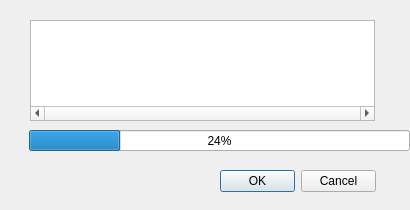
<?xml version="1.0" encoding="UTF-8"?>
<ui version="4.0">
 <class>ProgressDialog</class>
 <widget class="QDialog" name="ProgressDialog">
  <property name="windowModality">
   <enum>Qt::ApplicationModal</enum>
  </property>
  <property name="geometry">
   <rect>
    <x>0</x>
    <y>0</y>
    <width>410</width>
    <height>210</height>
   </rect>
  </property>
  <property name="minimumSize">
   <size>
    <width>410</width>
    <height>210</height>
   </size>
  </property>
  <property name="maximumSize">
   <size>
    <width>410</width>
    <height>10000</height>
   </size>
  </property>
  <property name="windowTitle">
   <string>Fortschritt</string>
  </property>
  <widget class="QProgressBar" name="progress_bar">
   <property name="geometry">
    <rect>
     <x>29</x>
     <y>130</y>
     <width>381</width>
     <height>21</height>
    </rect>
   </property>
   <property name="value">
    <number>24</number>
   </property>
  </widget>
  <widget class="QDialogButtonBox" name="buttonBox">
   <property name="geometry">
    <rect>
     <x>220</x>
     <y>170</y>
     <width>156</width>
     <height>23</height>
    </rect>
   </property>
   <property name="orientation">
    <enum>Qt::Horizontal</enum>
   </property>
   <property name="standardButtons">
    <set>QDialogButtonBox::Cancel|QDialogButtonBox::Ok</set>
   </property>
  </widget>
  <widget class="QTextEdit" name="log_edit">
   <property name="geometry">
    <rect>
     <x>30</x>
     <y>20</y>
     <width>345</width>
     <height>101</height>
    </rect>
   </property>
   <property name="horizontalScrollBarPolicy">
    <enum>Qt::ScrollBarAlwaysOn</enum>
   </property>
   <property name="lineWrapMode">
    <enum>QTextEdit::NoWrap</enum>
   </property>
   <property name="readOnly">
    <bool>true</bool>
   </property>
  </widget>
 </widget>
 <resources/>
 <connections>
  <connection>
   <sender>buttonBox</sender>
   <signal>accepted()</signal>
   <receiver>ProgressDialog</receiver>
   <slot>accept()</slot>
   <hints>
    <hint type="sourcelabel">
     <x>248</x>
     <y>254</y>
    </hint>
    <hint type="destinationlabel">
     <x>157</x>
     <y>274</y>
    </hint>
   </hints>
  </connection>
  <connection>
   <sender>buttonBox</sender>
   <signal>rejected()</signal>
   <receiver>ProgressDialog</receiver>
   <slot>reject()</slot>
   <hints>
    <hint type="sourcelabel">
     <x>316</x>
     <y>260</y>
    </hint>
    <hint type="destinationlabel">
     <x>286</x>
     <y>274</y>
    </hint>
   </hints>
  </connection>
 </connections>
</ui>
